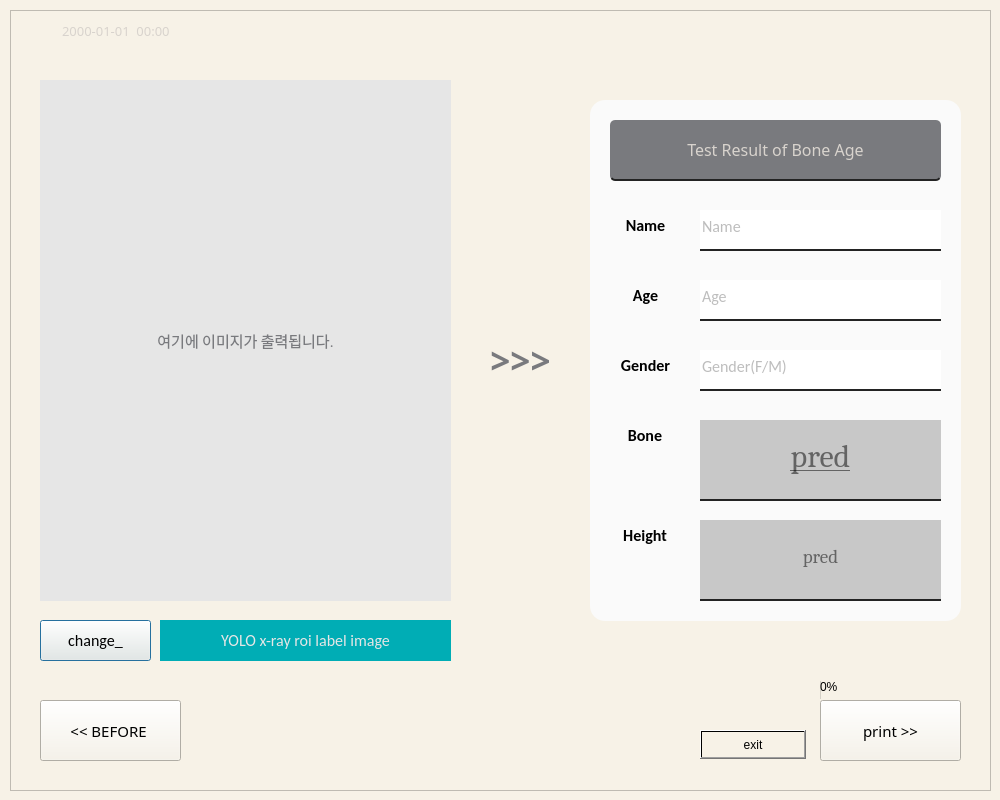
<?xml version="1.0" encoding="UTF-8"?>
<ui version="4.0">
 <class>step3</class>
 <widget class="QDialog" name="step3">
  <property name="geometry">
   <rect>
    <x>0</x>
    <y>0</y>
    <width>1000</width>
    <height>800</height>
   </rect>
  </property>
  <property name="windowTitle">
   <string>Bone Age</string>
  </property>
  <property name="windowIcon">
   <iconset>
    <normaloff>boneage_icon.png</normaloff>boneage_icon.png</iconset>
  </property>
  <property name="styleSheet">
   <string notr="true">background-color:rgb(247, 242, 231);</string>
  </property>
  <widget class="QPushButton" name="label_change_button">
   <property name="geometry">
    <rect>
     <x>40</x>
     <y>620</y>
     <width>111</width>
     <height>41</height>
    </rect>
   </property>
   <property name="font">
    <font>
     <family>Calibri</family>
     <pointsize>12</pointsize>
    </font>
   </property>
   <property name="styleSheet">
    <string notr="true">background-color: rgb(107, 107, 107);
border:none;
border-bottom: 2px solid rgb(35, 35, 35);
color: rgb(214, 214, 214);
border-bottom-right-radius: 8px;
border-bottom-left-radius: 8px;
border-top-right-radius: 8px;
border-top-left-radius: 8px;

QPushButton#pushButton:pressed{
	padding-left:5px;
	padding-top:5px;
	background-color: rgb(194, 194, 194);
}</string>
   </property>
   <property name="text">
    <string>change_</string>
   </property>
  </widget>
  <widget class="QLabel" name="description_label">
   <property name="geometry">
    <rect>
     <x>160</x>
     <y>620</y>
     <width>291</width>
     <height>41</height>
    </rect>
   </property>
   <property name="font">
    <font>
     <family>Calibri</family>
     <pointsize>12</pointsize>
    </font>
   </property>
   <property name="styleSheet">
    <string notr="true">background-color: rgb(0, 173, 181);
border:none;
color: rgb(230, 230, 230);
</string>
   </property>
   <property name="text">
    <string>YOLO x-ray roi label image</string>
   </property>
   <property name="alignment">
    <set>Qt::AlignCenter</set>
   </property>
  </widget>
  <widget class="QGraphicsView" name="result_frame">
   <property name="geometry">
    <rect>
     <x>590</x>
     <y>100</y>
     <width>371</width>
     <height>521</height>
    </rect>
   </property>
   <property name="styleSheet">
    <string notr="true">background-color : rgb(250, 250, 250);

color: rgb(214, 214, 214);
border-bottom-right-radius: 15px;
border-bottom-left-radius: 15px;
border-top-right-radius: 15px;
border-top-left-radius: 15px;
</string>
   </property>
  </widget>
  <widget class="QLabel" name="image2result">
   <property name="geometry">
    <rect>
     <x>460</x>
     <y>330</y>
     <width>121</width>
     <height>61</height>
    </rect>
   </property>
   <property name="font">
    <font>
     <family>Arial Black</family>
     <pointsize>26</pointsize>
     <weight>75</weight>
     <bold>true</bold>
    </font>
   </property>
   <property name="styleSheet">
    <string notr="true">background-color: qlineargradient(spread:pad, x1:0, y1:0, x2:0, y2:0, stop:0 rgba(0, 0, 0, 0), stop:1 rgba(255, 255, 255, 0));
color: rgb(121, 122, 126);
</string>
   </property>
   <property name="text">
    <string>&gt;&gt;&gt;</string>
   </property>
   <property name="alignment">
    <set>Qt::AlignCenter</set>
   </property>
  </widget>
  <widget class="QLabel" name="TRoBA">
   <property name="geometry">
    <rect>
     <x>610</x>
     <y>120</y>
     <width>331</width>
     <height>61</height>
    </rect>
   </property>
   <property name="font">
    <font>
     <family>한컴 말랑말랑 Regular</family>
     <pointsize>12</pointsize>
    </font>
   </property>
   <property name="styleSheet">
    <string notr="true">background-color: rgb(121, 122, 126);
border:none;
border-bottom: 2px solid rgb(35, 35, 35);
color: rgb(216, 211, 205);

border-bottom-right-radius: 5px;
border-bottom-left-radius: 5px;
border-top-right-radius: 5px;
border-top-left-radius: 5px;</string>
   </property>
   <property name="text">
    <string>Test Result of Bone Age</string>
   </property>
   <property name="alignment">
    <set>Qt::AlignCenter</set>
   </property>
  </widget>
  <widget class="QLineEdit" name="input_name2">
   <property name="geometry">
    <rect>
     <x>700</x>
     <y>210</y>
     <width>241</width>
     <height>41</height>
    </rect>
   </property>
   <property name="font">
    <font>
     <family>Calibri</family>
     <pointsize>12</pointsize>
    </font>
   </property>
   <property name="layoutDirection">
    <enum>Qt::LeftToRight</enum>
   </property>
   <property name="autoFillBackground">
    <bool>false</bool>
   </property>
   <property name="styleSheet">
    <string notr="true">background-color: rgb(255, 255, 255);
border:none;
border-bottom: 2px solid rgb(35, 35, 35);
color: rgb(124, 124, 124);
padding-bottom: 7px;</string>
   </property>
   <property name="readOnly">
    <bool>false</bool>
   </property>
   <property name="placeholderText">
    <string>Name</string>
   </property>
  </widget>
  <widget class="QLineEdit" name="input_age2">
   <property name="geometry">
    <rect>
     <x>700</x>
     <y>280</y>
     <width>241</width>
     <height>41</height>
    </rect>
   </property>
   <property name="font">
    <font>
     <family>Calibri</family>
     <pointsize>12</pointsize>
    </font>
   </property>
   <property name="layoutDirection">
    <enum>Qt::LeftToRight</enum>
   </property>
   <property name="autoFillBackground">
    <bool>false</bool>
   </property>
   <property name="styleSheet">
    <string notr="true">background-color: rgb(255, 255, 255);
border:none;
border-bottom: 2px solid rgb(35, 35, 35);
color: rgb(124, 124, 124);
padding-bottom: 7px;</string>
   </property>
   <property name="readOnly">
    <bool>false</bool>
   </property>
   <property name="placeholderText">
    <string>Age</string>
   </property>
  </widget>
  <widget class="QLineEdit" name="input_gender2">
   <property name="geometry">
    <rect>
     <x>700</x>
     <y>350</y>
     <width>241</width>
     <height>41</height>
    </rect>
   </property>
   <property name="font">
    <font>
     <family>Calibri</family>
     <pointsize>12</pointsize>
    </font>
   </property>
   <property name="layoutDirection">
    <enum>Qt::LeftToRight</enum>
   </property>
   <property name="autoFillBackground">
    <bool>false</bool>
   </property>
   <property name="styleSheet">
    <string notr="true">background-color: rgb(255, 255, 255);
border:none;
border-bottom: 2px solid rgb(35, 35, 35);
color: rgb(124, 124, 124);
padding-bottom: 7px;</string>
   </property>
   <property name="text">
    <string/>
   </property>
   <property name="readOnly">
    <bool>false</bool>
   </property>
   <property name="placeholderText">
    <string>Gender(F/M)</string>
   </property>
  </widget>
  <widget class="QLabel" name="txt_name">
   <property name="geometry">
    <rect>
     <x>600</x>
     <y>200</y>
     <width>91</width>
     <height>51</height>
    </rect>
   </property>
   <property name="font">
    <font>
     <family>Calibri</family>
     <pointsize>12</pointsize>
     <weight>75</weight>
     <bold>true</bold>
    </font>
   </property>
   <property name="layoutDirection">
    <enum>Qt::LeftToRight</enum>
   </property>
   <property name="autoFillBackground">
    <bool>false</bool>
   </property>
   <property name="styleSheet">
    <string notr="true">background-color : rgb(250, 250, 250);</string>
   </property>
   <property name="text">
    <string>Name</string>
   </property>
   <property name="alignment">
    <set>Qt::AlignCenter</set>
   </property>
  </widget>
  <widget class="QLabel" name="txt_age">
   <property name="geometry">
    <rect>
     <x>600</x>
     <y>270</y>
     <width>91</width>
     <height>51</height>
    </rect>
   </property>
   <property name="font">
    <font>
     <family>Calibri</family>
     <pointsize>12</pointsize>
     <weight>75</weight>
     <bold>true</bold>
    </font>
   </property>
   <property name="layoutDirection">
    <enum>Qt::LeftToRight</enum>
   </property>
   <property name="autoFillBackground">
    <bool>false</bool>
   </property>
   <property name="styleSheet">
    <string notr="true">background-color : rgb(250, 250, 250);</string>
   </property>
   <property name="text">
    <string>Age</string>
   </property>
   <property name="alignment">
    <set>Qt::AlignCenter</set>
   </property>
  </widget>
  <widget class="QLabel" name="txt_gender">
   <property name="geometry">
    <rect>
     <x>600</x>
     <y>340</y>
     <width>91</width>
     <height>51</height>
    </rect>
   </property>
   <property name="font">
    <font>
     <family>Calibri</family>
     <pointsize>12</pointsize>
     <weight>75</weight>
     <bold>true</bold>
    </font>
   </property>
   <property name="layoutDirection">
    <enum>Qt::LeftToRight</enum>
   </property>
   <property name="autoFillBackground">
    <bool>false</bool>
   </property>
   <property name="styleSheet">
    <string notr="true">background-color : rgb(250, 250, 250);</string>
   </property>
   <property name="text">
    <string>Gender</string>
   </property>
   <property name="alignment">
    <set>Qt::AlignCenter</set>
   </property>
  </widget>
  <widget class="QFrame" name="frame">
   <property name="geometry">
    <rect>
     <x>10</x>
     <y>10</y>
     <width>981</width>
     <height>781</height>
    </rect>
   </property>
   <property name="font">
    <font>
     <strikeout>true</strikeout>
    </font>
   </property>
   <property name="styleSheet">
    <string notr="true">background-color: rgb(247, 242, 231);
border-color: rgb(121, 122, 126);</string>
   </property>
   <property name="frameShape">
    <enum>QFrame::StyledPanel</enum>
   </property>
   <property name="frameShadow">
    <enum>QFrame::Sunken</enum>
   </property>
   <property name="lineWidth">
    <number>10</number>
   </property>
   <widget class="QPushButton" name="print_button">
    <property name="geometry">
     <rect>
      <x>810</x>
      <y>690</y>
      <width>141</width>
      <height>61</height>
     </rect>
    </property>
    <property name="font">
     <font>
      <family>한컴 말랑말랑 Regular</family>
      <pointsize>11</pointsize>
      <weight>50</weight>
      <italic>false</italic>
      <bold>false</bold>
     </font>
    </property>
    <property name="styleSheet">
     <string notr="true">background-color: rgb(216, 211, 205);

border:none;
border-bottom: 2px solid rgb(35, 35, 35);
color: rgb(50, 50, 50);
border-bottom-right-radius: 8px;
border-bottom-left-radius: 8px;
border-top-right-radius: 8px;
border-top-left-radius: 8px;

QPushButton#pushButton:pressed{
	padding-left:5px;
	padding-top:5px;
	background-color: rgb(194, 194, 194);
}</string>
    </property>
    <property name="text">
     <string>print &gt;&gt;</string>
    </property>
    <property name="icon">
     <iconset>
      <selectedon>:/newPrefix/dashboard2.ui</selectedon>
     </iconset>
    </property>
    <property name="autoDefault">
     <bool>true</bool>
    </property>
    <property name="default">
     <bool>false</bool>
    </property>
   </widget>
   <widget class="QPushButton" name="before_button">
    <property name="geometry">
     <rect>
      <x>30</x>
      <y>690</y>
      <width>141</width>
      <height>61</height>
     </rect>
    </property>
    <property name="font">
     <font>
      <family>한컴 말랑말랑 Regular</family>
      <pointsize>11</pointsize>
     </font>
    </property>
    <property name="styleSheet">
     <string notr="true">background-color: rgb(216, 211, 205);
border:none;
border-bottom: 2px solid rgb(35, 35, 35);
color: rgb(50, 50, 50);
border-bottom-right-radius: 8px;
border-bottom-left-radius: 8px;
border-top-right-radius: 8px;
border-top-left-radius: 8px;

QPushButton#pushButton:pressed{
	padding-left:5px;
	padding-top:5px;
	background-color: rgb(194, 194, 194);
}</string>
    </property>
    <property name="text">
     <string>&lt;&lt; BEFORE </string>
    </property>
   </widget>
   <widget class="QDateTimeEdit" name="time3">
    <property name="geometry">
     <rect>
      <x>10</x>
      <y>10</y>
      <width>194</width>
      <height>22</height>
     </rect>
    </property>
    <property name="baseSize">
     <size>
      <width>0</width>
      <height>0</height>
     </size>
    </property>
    <property name="font">
     <font>
      <family>한컴 말랑말랑 Regular</family>
      <pointsize>10</pointsize>
      <weight>50</weight>
      <bold>false</bold>
     </font>
    </property>
    <property name="styleSheet">
     <string notr="true">color: rgb(216, 211, 205);</string>
    </property>
    <property name="wrapping">
     <bool>false</bool>
    </property>
    <property name="frame">
     <bool>false</bool>
    </property>
    <property name="alignment">
     <set>Qt::AlignCenter</set>
    </property>
    <property name="readOnly">
     <bool>true</bool>
    </property>
    <property name="buttonSymbols">
     <enum>QAbstractSpinBox::NoButtons</enum>
    </property>
    <property name="minimumDateTime">
     <datetime>
      <hour>0</hour>
      <minute>0</minute>
      <second>0</second>
      <year>1753</year>
      <month>9</month>
      <day>14</day>
     </datetime>
    </property>
    <property name="displayFormat">
     <string>yyyy-MM-dd  hh:mm</string>
    </property>
   </widget>
   <widget class="QProgressBar" name="progressBar3">
    <property name="enabled">
     <bool>true</bool>
    </property>
    <property name="geometry">
     <rect>
      <x>810</x>
      <y>670</y>
      <width>141</width>
      <height>20</height>
     </rect>
    </property>
    <property name="cursor">
     <cursorShape>WaitCursor</cursorShape>
    </property>
    <property name="contextMenuPolicy">
     <enum>Qt::DefaultContextMenu</enum>
    </property>
    <property name="layoutDirection">
     <enum>Qt::LeftToRight</enum>
    </property>
    <property name="autoFillBackground">
     <bool>false</bool>
    </property>
    <property name="inputMethodHints">
     <set>Qt::ImhNone</set>
    </property>
    <property name="value">
     <number>0</number>
    </property>
    <property name="textVisible">
     <bool>true</bool>
    </property>
    <property name="invertedAppearance">
     <bool>false</bool>
    </property>
   </widget>
   <widget class="QPushButton" name="pushButton">
    <property name="geometry">
     <rect>
      <x>690</x>
      <y>720</y>
      <width>106</width>
      <height>29</height>
     </rect>
    </property>
    <property name="focusPolicy">
     <enum>Qt::NoFocus</enum>
    </property>
    <property name="styleSheet">
     <string notr="true">background-color: qlineargradient(spread:pad, x1:0, y1:0, x2:0, y2:0, stop:0 rgba(0, 0, 0, 0), stop:1 rgba(255, 255, 255, 0));</string>
    </property>
    <property name="text">
     <string notr="true">exit</string>
    </property>
   </widget>
  </widget>
  <widget class="QLabel" name="input_img">
   <property name="geometry">
    <rect>
     <x>40</x>
     <y>80</y>
     <width>411</width>
     <height>521</height>
    </rect>
   </property>
   <property name="font">
    <font>
     <family>Calibri</family>
     <pointsize>11</pointsize>
     <weight>50</weight>
     <italic>false</italic>
     <bold>false</bold>
    </font>
   </property>
   <property name="styleSheet">
    <string notr="true">background-color: rgb(230, 230, 230);
</string>
   </property>
   <property name="lineWidth">
    <number>-2</number>
   </property>
   <property name="text">
    <string>&lt;html&gt;&lt;head/&gt;&lt;body&gt;&lt;p align=&quot;center&quot;&gt;&lt;span style=&quot; color:#797a7e;&quot;&gt;여기에 이미지가 출력됩니다.&lt;/span&gt;&lt;/p&gt;&lt;/body&gt;&lt;/html&gt;</string>
   </property>
   <property name="textFormat">
    <enum>Qt::AutoText</enum>
   </property>
   <property name="scaledContents">
    <bool>true</bool>
   </property>
   <property name="alignment">
    <set>Qt::AlignCenter</set>
   </property>
   <property name="indent">
    <number>2</number>
   </property>
   <property name="openExternalLinks">
    <bool>true</bool>
   </property>
   <property name="textInteractionFlags">
    <set>Qt::NoTextInteraction</set>
   </property>
  </widget>
  <widget class="QLabel" name="img_icon">
   <property name="geometry">
    <rect>
     <x>130</x>
     <y>180</y>
     <width>231</width>
     <height>161</height>
    </rect>
   </property>
   <property name="styleSheet">
    <string notr="true">background-color: qlineargradient(spread:pad, x1:0, y1:0, x2:0, y2:0, stop:0 rgba(0, 0, 0, 0), stop:1 rgba(255, 255, 255, 0));
image: url(:/1/loading_icon.gif);</string>
   </property>
   <property name="text">
    <string/>
   </property>
  </widget>
  <widget class="QLineEdit" name="pred">
   <property name="geometry">
    <rect>
     <x>700</x>
     <y>420</y>
     <width>241</width>
     <height>81</height>
    </rect>
   </property>
   <property name="font">
    <font>
     <family>Cambria</family>
     <pointsize>24</pointsize>
     <weight>9</weight>
     <italic>false</italic>
     <bold>false</bold>
     <underline>true</underline>
    </font>
   </property>
   <property name="layoutDirection">
    <enum>Qt::LeftToRight</enum>
   </property>
   <property name="autoFillBackground">
    <bool>false</bool>
   </property>
   <property name="styleSheet">
    <string notr="true">background-color: rgb(200, 200, 200);
border:none;
border-bottom: 2px solid rgb(35, 35, 35);
color: rgb(0, 0, 0);
text-decoration: underline;
font: 75 24pt &quot;Cambria&quot;;
padding-bottom: 7px;</string>
   </property>
   <property name="alignment">
    <set>Qt::AlignCenter</set>
   </property>
   <property name="placeholderText">
    <string>pred</string>
   </property>
  </widget>
  <widget class="QLabel" name="txt_gender_2">
   <property name="geometry">
    <rect>
     <x>600</x>
     <y>410</y>
     <width>90</width>
     <height>51</height>
    </rect>
   </property>
   <property name="font">
    <font>
     <family>Calibri</family>
     <pointsize>12</pointsize>
     <weight>75</weight>
     <bold>true</bold>
    </font>
   </property>
   <property name="layoutDirection">
    <enum>Qt::LeftToRight</enum>
   </property>
   <property name="autoFillBackground">
    <bool>false</bool>
   </property>
   <property name="styleSheet">
    <string notr="true">background-color : rgb(250, 250, 250);</string>
   </property>
   <property name="text">
    <string>Bone</string>
   </property>
   <property name="alignment">
    <set>Qt::AlignCenter</set>
   </property>
  </widget>
  <widget class="QLabel" name="txt_gender_3">
   <property name="geometry">
    <rect>
     <x>600</x>
     <y>510</y>
     <width>90</width>
     <height>51</height>
    </rect>
   </property>
   <property name="font">
    <font>
     <family>Calibri</family>
     <pointsize>12</pointsize>
     <weight>75</weight>
     <bold>true</bold>
    </font>
   </property>
   <property name="layoutDirection">
    <enum>Qt::LeftToRight</enum>
   </property>
   <property name="autoFillBackground">
    <bool>false</bool>
   </property>
   <property name="styleSheet">
    <string notr="true">background-color : rgb(250, 250, 250);</string>
   </property>
   <property name="text">
    <string>Height</string>
   </property>
   <property name="alignment">
    <set>Qt::AlignCenter</set>
   </property>
  </widget>
  <widget class="QLineEdit" name="result_th">
   <property name="geometry">
    <rect>
     <x>700</x>
     <y>520</y>
     <width>241</width>
     <height>81</height>
    </rect>
   </property>
   <property name="font">
    <font>
     <family>Cambria</family>
     <pointsize>14</pointsize>
     <weight>50</weight>
     <italic>false</italic>
     <bold>false</bold>
    </font>
   </property>
   <property name="layoutDirection">
    <enum>Qt::LeftToRight</enum>
   </property>
   <property name="autoFillBackground">
    <bool>false</bool>
   </property>
   <property name="styleSheet">
    <string notr="true">background-color: rgb(200, 200, 200);
border:none;
border-bottom: 2px solid rgb(35, 35, 35);
color: rgb(0, 0, 0);
padding-bottom: 7px;
font: 14pt &quot;Cambria&quot;;</string>
   </property>
   <property name="alignment">
    <set>Qt::AlignCenter</set>
   </property>
   <property name="placeholderText">
    <string>pred</string>
   </property>
  </widget>
  <zorder>frame</zorder>
  <zorder>label_change_button</zorder>
  <zorder>description_label</zorder>
  <zorder>result_frame</zorder>
  <zorder>image2result</zorder>
  <zorder>TRoBA</zorder>
  <zorder>input_name2</zorder>
  <zorder>input_age2</zorder>
  <zorder>input_gender2</zorder>
  <zorder>txt_name</zorder>
  <zorder>txt_age</zorder>
  <zorder>txt_gender</zorder>
  <zorder>input_img</zorder>
  <zorder>img_icon</zorder>
  <zorder>pred</zorder>
  <zorder>txt_gender_2</zorder>
  <zorder>txt_gender_3</zorder>
  <zorder>result_th</zorder>
 </widget>
 <resources/>
 <connections>
  <connection>
   <sender>print_button</sender>
   <signal>clicked()</signal>
   <receiver>step3</receiver>
   <slot>show_excel()</slot>
   <hints>
    <hint type="sourcelabel">
     <x>889</x>
     <y>731</y>
    </hint>
    <hint type="destinationlabel">
     <x>885</x>
     <y>818</y>
    </hint>
   </hints>
  </connection>
  <connection>
   <sender>pushButton</sender>
   <signal>clicked()</signal>
   <receiver>step3</receiver>
   <slot>show_exit()</slot>
   <hints>
    <hint type="sourcelabel">
     <x>745</x>
     <y>743</y>
    </hint>
    <hint type="destinationlabel">
     <x>752</x>
     <y>810</y>
    </hint>
   </hints>
  </connection>
 </connections>
 <slots>
  <slot>show_excel()</slot>
  <slot>show_exit()</slot>
 </slots>
</ui>
